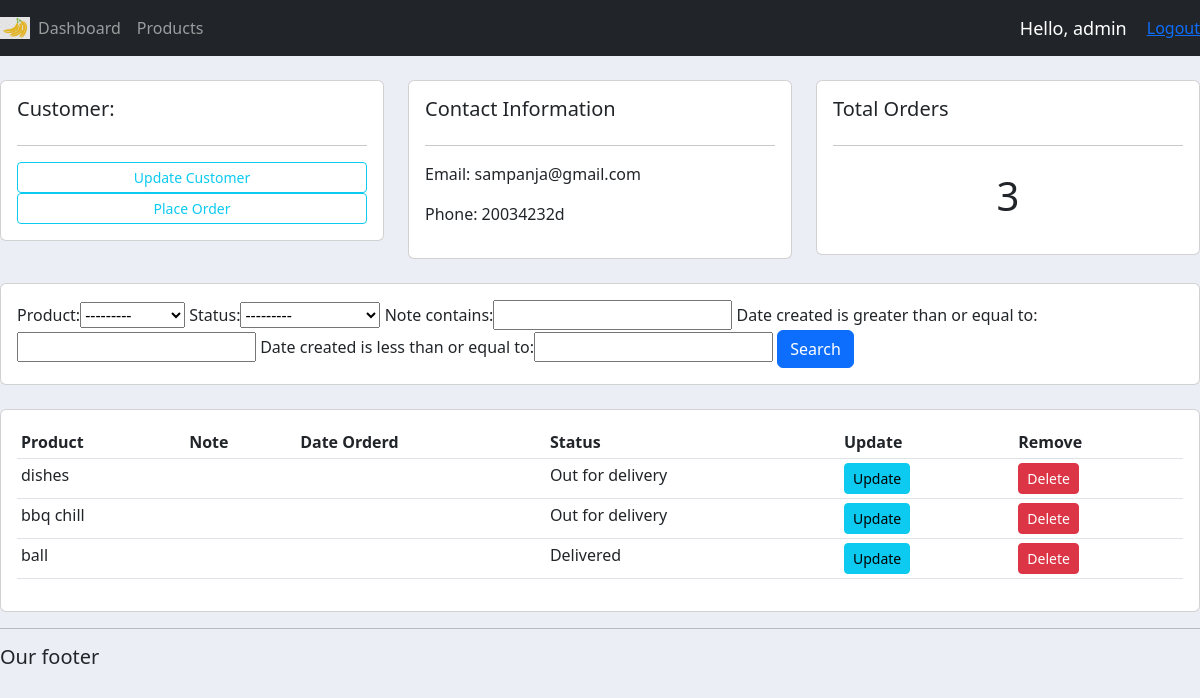
Screenshot of /customer/3 (signed in) with the database file from the repository.
### accounts/models.py (models this page shows, shortened)
class Customer(models.Model):
	user=models.OneToOneField(User, null=True, blank=True, on_delete=models.CASCADE)
	name=models.CharField(max_length=200, null=True)
	phone=models.CharField(max_length=200,null=True)
	email=models.EmailField(max_length=200, null=True)
	profile_pic=models.ImageField(default="profile1.png",null=True, blank=True)
	date_created=models.DateTimeField(default=now)

class Order(models.Model):
	STATUS=(
		('Pending','Pending'),
		('Out for delivery', 'Out for delivery'),
		('Delivered','Delivered'),
		)
	customer=models.ForeignKey(Customer, null=True, on_delete=models.SET_NULL)
	product=models.ForeignKey(Product, null=True, on_delete=models.SET_NULL)
	date_created=models.DateTimeField(default=now, null=True)
	status=models.CharField(max_length=200, null=True, choices=STATUS)
	note=models.CharField(max_length=200, null=True)

class Product(models.Model):
	CATEGORY=(
		('Indoor','Indoor'),
		('Outdoor','Outdoor'),
		)
	name=models.CharField(max_length=200, null=True)
	price=models.FloatField(null=True)
	category=models.CharField(max_length=200, null=True, choices=CATEGORY)
	description=models.CharField(max_length=200, null=True, blank=True)
	date_created=models.DateTimeField(default=now,null=True)
	tags=models.ManyToManyField(Tag)
	def __str__(self):
		return self.name

### accounts/decorators.py (the view)
		def wrapper_func(request, *args, **kwargs):
			group = None
			if request.user.groups.exists():
				group = request.user.groups.all()[0].name
			if group in allowed_roles:
				return view_func(request, *args, **kwargs)
			else:
				return HttpResponse('You are not authorized')

### accounts/views.py (called while the page is built)
@login_required(login_url="login")
@allowed_users(allowed_roles=['admin'])
def customer(request,pk):
    customer=Customer.objects.get(id=pk)
    orders=customer.order_set.all()
    orders_count=orders.count()
    myFilter=OrderFilter(request.GET,queryset=orders)
    orders=myFilter.qs
    context={'customer':customer,'orders':orders,'orders_count':orders_count,'myFilter':myFilter}
    return render(request,'accounts/customer.html',context)

### accounts/templates/accounts/customer.html
{%  extends 'accounts/main.html' %}
{% block content %}
	<br>
<div class="row">
	<div class="col-md">
		<div class="card card-body">
			<h5>Customer:</h5>
			<hr>
			<a class="btn btn-outline-info  btn-sm btn-block" href="">Update Customer</a>
			<a class="btn btn-outline-info  btn-sm btn-block" href="{% url 'create_order' customer.id %}">Place Order</a>
		</div>
	</div>
	<div class="col-md">
		<div class="card card-body">
			<h5>Contact Information</h5>
			<hr>
			<p>Email: {{customer.email}}</p>
			<p>Phone: {{customer.phone}}</p>
		</div>
	</div>
	<div class="col-md">
		<div class="card card-body">
			<h5>Total Orders</h5>
			<hr>
			<h1 style="text-align: center;padding: 10px">{{orders.count}}</h1>
		</div>
	</div>
</div>
<br>
<div class="row">
	<div class="col">
		<div class="card card-body">
			<form method="get">
				{{myFilter.form}}
		    <button class="btn btn-primary" type="submit">Search</button>
		  </form>
		</div>
	</div>
</div>
<br>
<div class="row">
	<div class="col-md">
		<div class="card card-body">
			<table class="table table-sm">
				<tr>
					<th>Product</th>
					<th>Note</th>
					<th>Date Orderd</th>
					<th>Status</th>
					<th>Update</th>
					<th>Remove</th>
				</tr>
				    {% for order in orders %}
					<tr>
						<td>{{order.product}}</td>
						<td>{{order.product.note}}</td>
						<td>{{order.product.created}}</td>
						<td>{{order.status}}</td>
						<td><a class="btn btn-sm btn-info" href="{% url 'update_order' order.id %}">Update</a></td>
						<td><a class="btn btn-sm btn-danger" href="{% url 'delete_order' order.id %}">Delete</a></td>
				   </tr>
                  {% endfor %}
			</table>
		</div>
	</div>
</div>
{% endblock %}

### accounts/templates/accounts/navbar.html (shortened to what this page needs)
{% load static %}
<nav class="navbar navbar-expand-lg navbar-dark bg-dark">
 <img width="30px" src="{% static '/images/logo.png' %}">
  <div class="collapse navbar-collapse" id="navbarNav">
    <ul class="navbar-nav">
      {% if request.user.is_staff %}
      <li class="nav-item active">
        <a class="nav-link" href="{% url 'home' %}">Dashboard</a>
      </li>
      <li class="nav-item">
        <a class="nav-link" href="{% url 'products' %}">Products</a>
      </li>
      {% else %}
      <li class="nav-item">
        <a class="nav-link" href="{% url 'account' %}">settings</a>
      <li/>
      {% endif %}
    </ul>
  </div>
  <span class="hello-msg">Hello, {{request.user}}</span>
  <span><a href="{% url 'logout' %}">Logout</a></span>
</nav>

### static/css/main.css (style rules this page uses)
body { background-color: #ebeff5; }

### accounts/templates/accounts/navbar.html (style rules this page uses)
.hello-msg { font-size: 18px; color: #fff; margin-right: 20px; }

### rows the page displays
Customer: email "sampanja@gmail.com", phone "20034232d"
Order: product "dishes", status "Out for delivery"
Order: product "bbq chill", status "Out for delivery"
Order: product "ball", status "Delivered"

### other values shown
{{ request.user }} "admin"
{{ orders.count }} "3"
